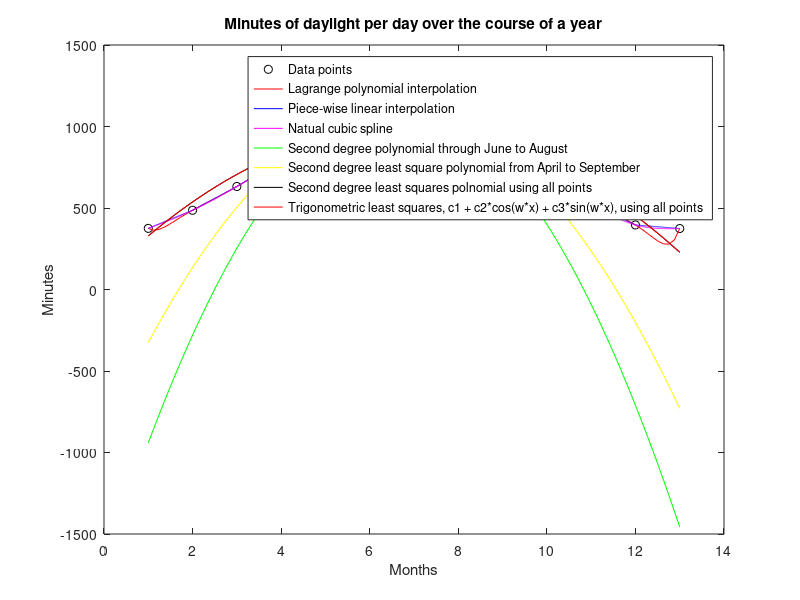

This chart was generated by the following MATLAB code:
% 4. Interpolation och linjära minsta kvartmetoden.
clc; clear all; close all;

months = 1:1:13;    % 1:st of January to 31:st of December. 
hours = [6, 8, 10, 13, 15, 18, 18, 16, 14, 11, 8, 6, 6];
minutes = [15, 6, 32, 15, 55, 4, 25, 38, 4, 24, 46, 36, 14];
time_in_minutes = minutes + 60 * hours;

figure(1);
plot(months, time_in_minutes, 'ko'); xlabel("Months"); ylabel("Minutes")
title("Minutes of daylight per day over the course of a year");

% A. Interpolationspolynom genom samtliga punkter.
% ... kommer vara ett polynom av grad length(months) - 1 = 12.
% första alternativet: Lagrangeinterpolation.
%   fördelar: explicit formel, nog enkelt att beräkna koefficienterna
%             med en nestad for-loop. Ja faktiskt... jag skulle kunna
%             ha en lista med täljare (numerator), en med 
%             nämnare (denominator), och sen fusa dem.
%             def: Vular fraction. "Bråk". Fraction. Common fraction.
%   nackdelar: eventuellt bökigt att skriva koden för.
% andra alternativet: Newton's divided differences.
%   fördelar: i teorin lättare att beräkna koefficienterna via
%             rekursiva anrop i en nästlad for-loop, än för
%             Lagrangepolynomets coefficienter. I teorin.
%   nackdelar: se mitt försök i e_04_horrible.m. Det blir... det blir...
%              svårt. Eller åtminstone i mitt huvud.
% tredje alternativet: Sauer har kod för divided differences.
%   fördelar: lätt att snatta, och jag skulle få svar.
%   nackdelar: jag förstår den inte, inte just nu än iallafall.
%
%   Planen: Why not both? Och så kan jag kolla med cheat-coden i boken.
% orelaterat: "Jag gjorde sämsta alternativet:
%              Jag läste Boken. Och tog inga frågor."

% Lagrange-interpolation:
coefficient_list = ones(13,1);
denominator_list = ones(13,1);
% calculate the coefficients
for coefficient = 1:13  % läsbar kod! Med for-loopens counters namn.
    % ignore (x - x_first) termen. Den tar vi i interpolationsfunktionen.
    % numerator = 1; actually, skip the numerator entierly.
    denominator = 1;
    for month = 1:13
        if month == coefficient
            continue
        end
        denominator = denominator * (months(coefficient) - months(month));
    end
    denominator_list(coefficient) = denominator;
end

% Creating the Lagrange interpolating polynomial function by adding terms.
time = time_in_minutes; denom = denominator_list;   % for shorter names.
L_p = @(x) 0;
for k = 1:13
    coefficient = @(x) 1;
    for j = 1:13
        if k == j   % skip the term if it is equal to the x(index) thing.
            continue
        end
        coefficient = @(x) coefficient(x) .* (x - months(j));
    end
    L_p = @(x) L_p(x) + time(k) .* coefficient(x) ./ denom(k);
end
% L_p(months)==time;%interpolationspolynomet överlappar med alla punkter!.
X = linspace(1,13);
hold on;
plot(X, L_p(X), 'r-')   % Så vackert .... fast Runges fenomen uppkommer i
                        % ändpunkterna. Det är därför vi har Splines-
                        % approximationer.

% B. Piece-wise linear interpolation.
cell_array_of_terms = {};
for data_point = 1:13 - 1   % this is like a question of fence posts and
                            % fences. 13 posts, 12 fence sections.
    % same thing as before, we're adding terms together
    % term = @(x) 0;
    
    % stuff we need for a linear interpolation
    y0 = time(data_point);
    y1 = time(data_point + 1);
    x0 = months(data_point);
    x1 = months(data_point + 1);

    % finding gradient through difference quotient
    gradient = (y1 - y0) / (x1 - x0);   % finite approximation of the
                                        % derivative at (x0, y0)

    term = @(x) gradient .* (x - x0);
    cell_array_of_terms(end + 1) = {term};
end

c_a_o_t = cell_array_of_terms;
% let's glue our piecewise function together! Attempt with "syms" package.
%syms x
%Linear_interpolation = piecewise(months(1) <= x <= months(2), c_a_o_t{1}, ...
%    months(2) < x <= months(3), c_a_o_t{2}, ...
%    months(3) < x <= months(4), c_a_o_t{3}, ...
%    months(4) < x <= months(5), c_a_o_t{4}, ...
%    months(5) < x <= months(6), c_a_o_t{5}, ...
%    months(6) <= x <= months(7), c_a_o_t{6}, ...
%    months(7) <= x <= months(8), c_a_o_t{7}, ...
%    months(8) <= x <= months(9), c_a_o_t{8}, ...
%    months(9) <= x <= months(10), c_a_o_t{9}, ...
%    months(10) <= x <= months(11), c_a_o_t{10}, ...
%    months(11) <= x <= months(12), c_a_o_t{11}, ...
%    months(12) <= x <= months(13), c_a_o_t{12});
% hold on;
% fplot(Linear_interpolation)
% note... this *sort of works, but it becomes a zig-zag near on the x-axis
% since at the end of every x-interval the fuction value drops back to 0.

% Syms package was difficult, or rather it was odd. Let's try gluing
% vectors together instead.

x_vector = [];
y_vector = [];

for point = 1:length(time) - 1  % until the end of time ...
    x_interval = months(point) : .001 : months(point + 1);   % exes.
    y_interval = time(point) + c_a_o_t{point}(x_interval);
    x_vector = [x_vector x_interval];
    y_vector = [y_vector y_interval];
end
hold on;
plot(x_vector, y_vector, 'b-');

x_vector;   % for Lagrange
y_vector;   % for Lagrange
% Random notes on cell arrays in general since I'm using them to store
% function handles: if c = {@(x) x @(x x.^2}, then c(1) accesses the first
% element (which is a cell array) {@(x)x} and c{1} accesses the *element*
% of the first array @(x)x.

% C. Splines approximation through every point. Cubic splines? Probably.
% Interesting note: "Linear Spline" is like piece-wise linear
%                   interpolation. Technically a Splines approximation.
% Notes: If a polynomial approximation has matching zeroths, first, and
% second derivatives at the satisfied data points, then the approximation
% is a cubic spline. "A cubic spline S(x) is a set of cubic polnomials" <-.
% There are three coefficients to be calculated for each S(X) = ax^2+bx+c.
% Terminology: "natural" cublic splines have inflection points at the ends.
% s1_pp(x1) = 0 and Sn_minus_1(xn) = 0. End conditions are conditions such
% as these. With these end-conditions, we have gone from having to solve
% 3n - 5 linears in 3n - 3 unknowns, to having m = 3n - 3 equations and
% unknowns.

%What's a diagonally dominant coefficient matrix? Mostly diagonally sparse?

% Looking at the code in Sauer page 172 for inspiration:
% define the deltas n' shit
n = length(months);
v1 = 0; vn = 0; % are these the natural spline conditions?
A = zeros(n,n); % n times n coefficient matrix (not like c-array, but... M)
r = zeros(n,1); % the resulting vector... leading and trailing zeros reman.
dx = []; dy = [];
for k = 1: n - 1
    dx(k) = months(k+1) - months(k); dy(k) = time(k+1) - time(k);
end
% load the matrix
for k = 2:n-1   % they call this "Load the A matrix". Think factorio carts!
    A(k, k-1:k+1) = [dx(k-1), 2*(dx(k-1) + dx(k)), dx(k)];  % k:th row,
                                            % the three columns indicated.
    % load the resulting vector while you're at it.
    r(k) = 3*(dy(k)/dx(k) - dy(k-1)/dx(k-1));
end
% natural spline conditions
A(1,1) = 1; A(n,n) = 1;

coeff = zeros(n,3);
coeff(:,2) = A\r;
for k = 1:n-1   % I wondered why they had three columns: the d's and be b's
    coeff(k,3) = (coeff(k+1, 2) - coeff(k,2)) / (3*dx(k));  % d's
    coeff(k,1) = dy(k) / dx(k) - dx(k) * (2*coeff(k, 2) + coeff(k+1, 2))/3;
    % they use the d's to find the b's. Ignore that completely please.
end
coeff = coeff(1:n-1, 1:3);  % for some reason, they strip the very last line.
x = months; y = time; k = 100; n = length(x); x1 = []; y1 = [];
% k is number of plotted points.
for i = 1:n-1
    xs= linspace(x(i), x(i+1), k + 1);
    dx = xs - x(i);
    ys = coeff(i,3)*dx; % Sauer: evaluate using nested multipl.
    ys = (ys + coeff(i,2)) .* dx;   
    ys = (ys + coeff(i, 1)) .* dx+y(i);
    x1 = [x1; xs(1:k)']; y1 = [y1;ys(1:k)'];
end
hold on;
x1 = [x1; x(end)]; y1 = [y1; y(end)]; plot(x1, y1, 'm-')

% Ok, so note: I kind of understand how the coefficients are calculated.
% I have not taken the time to meditate over the fact that this for loop
% containing nested multiplication actually produces my intepolating valus.

% D. Ett andragradspolynom endast med data från 1 juni till 1 agusti.
% Detta motsvarar x(6), x(7), x(8).

X =  x(6:8)'; Y = y(6:8)'; A = [X(1)^2,X(1),1;X(2)^2,X(2),1;X(3)^2,X(3),1];
c = A \ Y;
hold on;
T = linspace(x(1), x(end));
plot(T, c(1)*T.^2 + c(2)*T + c(3), 'g-')

% There's a complicated MATLAB code provided on p.172 of Sauer's book
% for calculating the spline coefficients. I should go now, but maybe do
% some of the 3.4 excercises to get a feel for spline conditions and stuff.

% E. Same as in D but now with a least squares approximation from April to
% September. x(4:9)

X = x(4:9)'; Y = y(4:9)'; squared_terms = X.^2; linear_terms = X;
constant_terms = ones(length(X), 1);
A = [squared_terms linear_terms constant_terms];
c = A \ Y;
hold on;
plot(T, c(1)*T.^2 + c(2)*T + c(3), 'y-')

% F. Same as D and E but now with all data points.

X = x'; Y = y'; squared_terms = X.^2; linear_terms = X;
constant_terms = ones(length(X), 1);
A = [squared_terms linear_terms constant_terms];
c = A \ Y;
hold on;
plot(T, c(1)*T.^2 + c(2)*T + c(3), 'k-')

% G. c1 + c2*cos(w*x) + c3*sin(w*x), w = 2*pi / 365, through all points.
omega = 2*pi / 365;
sinus_terms = sin(X.*omega); cosine_terms = cos(X.*omega);
constant_terms = ones(length(X), 1);
A = [sinus_terms cosine_terms constant_terms];
c = A \ Y;
hold on;
plot(T, c(3) + c(2)*cos(T.*omega) + c(1)*sin(T.*omega), 'r-')



legend("Data points", "Lagrange polynomial interpolation", ...
    "Piece-wise linear interpolation", "Natual cubic spline", ...
    "Second degree polynomial through June to August", ...
    "Second degree least square polynomial from April to September", ...
    "Second degree least squares polnomial using all points", ...
    "Trigonometric least squares, c1 + c2*cos(w*x) + c3*sin(w*x), using all points");
